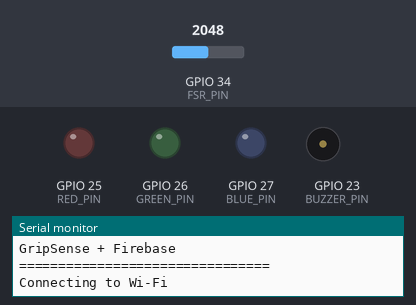
Recording of a sketch running on a simulated ESP32. Shown: output pins drawn as LEDs (lit = HIGH), buzzer (waves = sounding, pin HIGH), the last lines printed to the serial monitor. The inputs (shaded band) are chosen by the test bench; at power-on: GPIO 34 (FSR_PIN) = 2048. WiFi joins after 1.5 s; servers stay silent unless stated; uploads are accepted with an empty reply.

Above: at 0.1 s.
At 2.7 s:
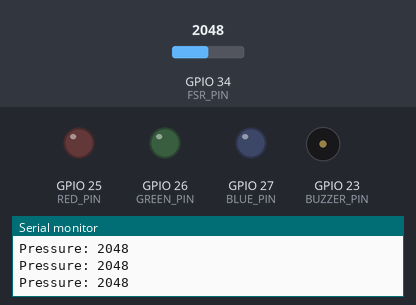
2.8 s: GPIO 34 (FSR_PIN) set to 0
At 4.6 s:
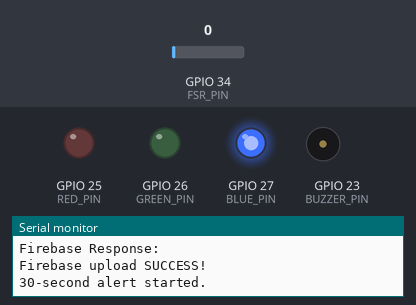
Timing chart, 0 to 11.5 s (numbered marks = the images above; inputs shaded):
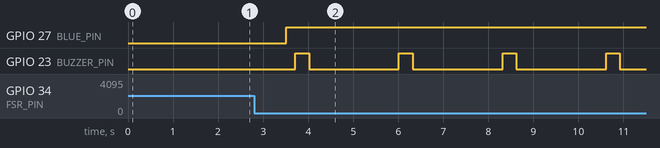

Measured:
- after the input at 2.8 s, GPIO 25 (RED_PIN): stays LOW (without the input it goes to HIGH after 0.71 s); GPIO 27 (BLUE_PIN): LOW → HIGH after 0.71 s
- by itself, GPIO 23 (BUZZER_PIN): alternates HIGH for 0.31 s and LOW for 2.0 s

The sketch:

GripSense_ESP32_Model.ino
```cpp
#include <WiFi.h>
#include <HTTPClient.h>
#include <WiFiClientSecure.h>

// ================= WIFI =================
#include "secrets.h"
// ================= FIREBASE =================
const char* firebaseURL =
  "https://gripsense-7d636-default-rtdb.firebaseio.com/events.json";

// ================= PINS =================
const int FSR_PIN = 34;

const int RED_PIN = 25;
const int GREEN_PIN = 26;
const int BLUE_PIN = 27;

const int BUZZER_PIN = 23;

// ================= THRESHOLDS =================
const int NO_PRESSURE = 10;
const int HARD_PRESS = 700;

// ================= TIMING =================
const unsigned long DETECTION_TIME = 2000;
const unsigned long LED_TIME = 30000;

// Green: 10 sec ON / 5 sec OFF
const unsigned long LIGHT_BEEP_TIME = 10000;
const unsigned long LIGHT_GAP = 5000;

// Red: 10 sec ON / 2 sec OFF
const unsigned long HARD_BEEP_TIME = 10000;
const unsigned long HARD_GAP = 2000;

// Blue: 0.3 sec ON / 2 sec OFF
const unsigned long DOUBLE_BEEP_TIME = 300;
const unsigned long DOUBLE_GAP = 2000;

// ================= VARIABLES =================
bool detecting = false;
bool ledActive = false;

unsigned long detectionStart = 0;
unsigned long ledStart = 0;

int maxPressure = 0;

int consecutiveZeros = 0;
bool doubleSqueezeDetected = false;

int actionType = 0;

// =================================================
// SEND ACTION TO FIREBASE
// =================================================
void sendToFirebase(String action, int pressure) {

  if (WiFi.status() != WL_CONNECTED) {
    Serial.println("Wi-Fi not connected. Firebase upload skipped.");
    return;
  }

  WiFiClientSecure client;
  client.setInsecure();

  HTTPClient http;

  Serial.println();
  Serial.println("Sending action to Firebase...");

  http.begin(client, firebaseURL);
  http.addHeader("Content-Type", "application/json");

  // Firebase server timestamp
  String jsonData =
    "{\"action\":\"" + action +
    "\",\"maxPressure\":" + String(pressure) +
    ",\"timestamp\":{\".sv\":\"timestamp\"}}";

  int httpCode = http.POST(jsonData);

  Serial.print("Firebase HTTP Code: ");
  Serial.println(httpCode);

  if (httpCode > 0) {

    String response = http.getString();

    Serial.print("Firebase Response: ");
    Serial.println(response);

    if (httpCode == 200) {
      Serial.println("Firebase upload SUCCESS!");
    }

  } else {

    Serial.print("Firebase Error: ");
    Serial.println(http.errorToString(httpCode));
  }

  http.end();
}

// =================================================
// SET LED
// =================================================
void setLED(int action) {

  digitalWrite(RED_PIN, LOW);
  digitalWrite(GREEN_PIN, LOW);
  digitalWrite(BLUE_PIN, LOW);

  if (action == 1) {
    // GREEN = light press
    digitalWrite(GREEN_PIN, HIGH);
  }

  else if (action == 2) {
    // RED = hard press
    digitalWrite(RED_PIN, HIGH);
  }

  else if (action == 3) {
    // BLUE = double squeeze
    digitalWrite(BLUE_PIN, HIGH);
  }
}

// =================================================
// TURN EVERYTHING OFF
// =================================================
void turnEverythingOff() {

  digitalWrite(RED_PIN, LOW);
  digitalWrite(GREEN_PIN, LOW);
  digitalWrite(BLUE_PIN, LOW);
  digitalWrite(BUZZER_PIN, LOW);
}

// =================================================
// SETUP
// =================================================
void setup() {

  Serial.begin(115200);

  pinMode(RED_PIN, OUTPUT);
  pinMode(GREEN_PIN, OUTPUT);
  pinMode(BLUE_PIN, OUTPUT);

  pinMode(BUZZER_PIN, OUTPUT);

  turnEverythingOff();

  Serial.println();
  Serial.println("================================");
  Serial.println("GripSense + Firebase");
  Serial.println("================================");

  // ---------- Wi-Fi ----------
  WiFi.begin(ssid, password);

  Serial.print("Connecting to Wi-Fi");

  while (WiFi.status() != WL_CONNECTED) {
    delay(500);
    Serial.print(".");
  }

  Serial.println();
  Serial.println("Wi-Fi connected!");

  Serial.print("IP address: ");
  Serial.println(WiFi.localIP());

  Serial.println();
  Serial.println("GripSense READY");
}

// =================================================
// MAIN LOOP
// =================================================
void loop() {

  int pressure = analogRead(FSR_PIN);

  // Show pressure continuously while detecting
  if (detecting) {
    Serial.print("Pressure: ");
    Serial.println(pressure);
  }

  // =================================================
  // START DETECTION
  // =================================================
  if (!detecting && !ledActive && pressure > NO_PRESSURE) {

    detecting = true;

    detectionStart = millis();

    maxPressure = pressure;

    consecutiveZeros = 0;

    doubleSqueezeDetected = false;

    Serial.println();
    Serial.println(">>> Detection started");
  }

  // =================================================
  // DURING DETECTION
  // =================================================
  if (detecting) {

    // Record maximum pressure
    if (pressure > maxPressure) {
      maxPressure = pressure;
    }

    // Check for two consecutive ZERO readings
    if (pressure == 0) {

      consecutiveZeros++;

      if (consecutiveZeros >= 2) {
        doubleSqueezeDetected = true;
      }

    } else {

      consecutiveZeros = 0;
    }

    // =================================================
    // END DETECTION WINDOW
    // =================================================
    if (millis() - detectionStart >= DETECTION_TIME) {

      detecting = false;

      Serial.println();
      Serial.println(">>> Detection finished");

      // ---------------------------------------------
      // DOUBLE SQUEEZE
      // ---------------------------------------------
      if (doubleSqueezeDetected) {

        actionType = 3;

        Serial.println("ACTION: DOUBLE SQUEEZE");
        Serial.print("Maximum pressure: ");
        Serial.println(maxPressure);

        setLED(actionType);

        sendToFirebase("DOUBLE_SQUEEZE", maxPressure);
      }

      // ---------------------------------------------
      // LIGHT PRESS
      // ---------------------------------------------
      else if (maxPressure <= HARD_PRESS) {

        actionType = 1;

        Serial.println("ACTION: LIGHT PRESS");
        Serial.print("Maximum pressure: ");
        Serial.println(maxPressure);

        setLED(actionType);

        sendToFirebase("LIGHT_PRESS", maxPressure);
      }

      // ---------------------------------------------
      // HARD PRESS
      // ---------------------------------------------
      else {

        actionType = 2;

        Serial.println("ACTION: HARD PRESS");
        Serial.print("Maximum pressure: ");
        Serial.println(maxPressure);

        setLED(actionType);

        sendToFirebase("HARD_PRESS", maxPressure);
      }

      // Start 30-second alert period
      ledActive = true;
      ledStart = millis();

      Serial.println("30-second alert started.");
    }
  }

  // =================================================
  // 30-SECOND LED + BUZZER PERIOD
  // =================================================
  if (ledActive) {

    unsigned long elapsed = millis() - ledStart;

    // ---------------------------------------------
    // AFTER 30 SECONDS
    // ---------------------------------------------
    if (elapsed >= LED_TIME) {

      turnEverythingOff();

      ledActive = false;
      actionType = 0;

      Serial.println();
      Serial.println(">>> Alert finished");
      Serial.println(">>> GripSense READY");
      Serial.println();
    }

    // ---------------------------------------------
    // BUZZER PATTERNS
    // ---------------------------------------------
    else {

      bool buzzerOn = false;

      if (actionType == 1) {

        // GREEN:
        // 10 sec ON / 5 sec OFF

        unsigned long cycle =
          LIGHT_BEEP_TIME + LIGHT_GAP;

        unsigned long position =
          elapsed % cycle;

        buzzerOn =
          position < LIGHT_BEEP_TIME;
      }

      else if (actionType == 2) {

        // RED:
        // 10 sec ON / 2 sec OFF

        unsigned long cycle =
          HARD_BEEP_TIME + HARD_GAP;

        unsigned long position =
          elapsed % cycle;

        buzzerOn =
          position < HARD_BEEP_TIME;
      }

      else if (actionType == 3) {

        // BLUE:
        // 0.3 sec ON / 2 sec OFF

        unsigned long cycle =
          DOUBLE_BEEP_TIME + DOUBLE_GAP;

        unsigned long position =
          elapsed % cycle;

        buzzerOn =
          position < DOUBLE_BEEP_TIME;
      }

      digitalWrite(BUZZER_PIN, buzzerOn ? HIGH : LOW);
    }
  }

  delay(10);
}
```

secrets.example.h
```cpp
const char* ssid = "YOUR_WIFI_NAME";
const char* password = "YOUR_WIFI_PASSWORD";
```
